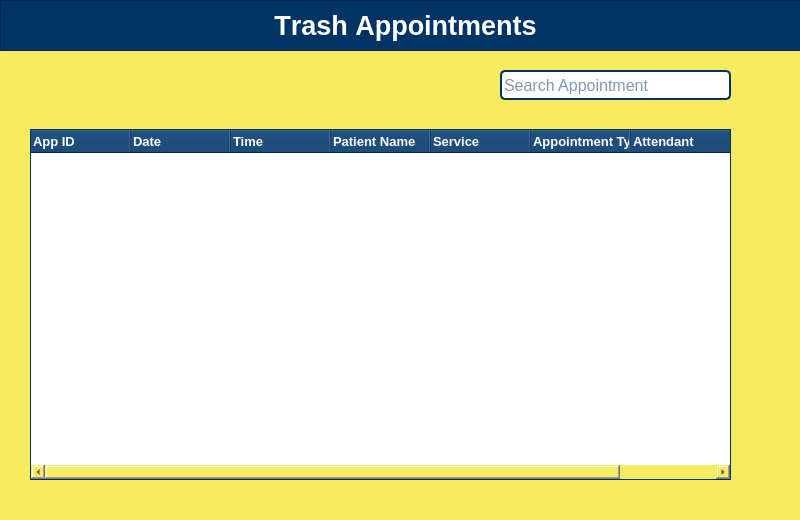
<?xml version="1.0" encoding="UTF-8"?>
<ui version="4.0">
 <class>Dialog</class>
 <widget class="QDialog" name="Dialog">
  <property name="geometry">
   <rect>
    <x>0</x>
    <y>0</y>
    <width>800</width>
    <height>520</height>
   </rect>
  </property>
  <property name="maximumSize">
   <size>
    <width>800</width>
    <height>520</height>
   </size>
  </property>
  <property name="windowTitle">
   <string>Dialog</string>
  </property>
  <property name="styleSheet">
   <string notr="true">background-color: rgb(246, 235, 97);</string>
  </property>
  <widget class="QWidget" name="widgetAppTrash" native="true">
   <property name="geometry">
    <rect>
     <x>0</x>
     <y>0</y>
     <width>801</width>
     <height>520</height>
    </rect>
   </property>
   <property name="styleSheet">
    <string notr="true">QWidget #widgetPatTrash {
	background-color:  rgb(246, 235, 97);
}</string>
   </property>
   <widget class="QLineEdit" name="lineEditSearchAppTrash">
    <property name="geometry">
     <rect>
      <x>500</x>
      <y>70</y>
      <width>231</width>
      <height>30</height>
     </rect>
    </property>
    <property name="font">
     <font>
      <family>Arial</family>
      <pointsize>12</pointsize>
     </font>
    </property>
    <property name="toolTipDuration">
     <number>-1</number>
    </property>
    <property name="styleSheet">
     <string notr="true">background-color: white;
color:  rgb(0, 51, 102);
border: 2px solid rgb(0, 51, 102);
border-radius: 5px;</string>
    </property>
    <property name="cursorPosition">
     <number>0</number>
    </property>
    <property name="alignment">
     <set>Qt::AlignLeading|Qt::AlignLeft|Qt::AlignVCenter</set>
    </property>
    <property name="placeholderText">
     <string>Search Appointment</string>
    </property>
    <property name="cursorMoveStyle">
     <enum>Qt::LogicalMoveStyle</enum>
    </property>
    <property name="clearButtonEnabled">
     <bool>false</bool>
    </property>
   </widget>
   <widget class="QTableWidget" name="tableWidgetAppTrash">
    <property name="geometry">
     <rect>
      <x>30</x>
      <y>129</y>
      <width>701</width>
      <height>351</height>
     </rect>
    </property>
    <property name="styleSheet">
     <string notr="true">QTableWidget {
    border: 1px solid  rgb(0, 51, 102);
    background-color: white;
    gridline-color: #dcdcdc;
}

QHeaderView::section {
    background-color: rgb(0, 51, 102);
    color: white;
    padding: 2px;
}

QTableWidget::item {
    font-size: 8px;
	padding-left: 2px;
}
</string>
    </property>
    <column>
     <property name="text">
      <string>App ID</string>
     </property>
     <property name="font">
      <font>
       <family>Arial</family>
       <pointsize>10</pointsize>
       <weight>75</weight>
       <bold>true</bold>
      </font>
     </property>
     <property name="textAlignment">
      <set>AlignLeading|AlignVCenter</set>
     </property>
    </column>
    <column>
     <property name="text">
      <string>Date</string>
     </property>
     <property name="font">
      <font>
       <family>Arial</family>
       <pointsize>10</pointsize>
       <weight>75</weight>
       <bold>true</bold>
      </font>
     </property>
     <property name="textAlignment">
      <set>AlignLeading|AlignVCenter</set>
     </property>
    </column>
    <column>
     <property name="text">
      <string>Time</string>
     </property>
     <property name="font">
      <font>
       <family>Arial</family>
       <pointsize>10</pointsize>
       <weight>75</weight>
       <bold>true</bold>
      </font>
     </property>
     <property name="textAlignment">
      <set>AlignLeading|AlignVCenter</set>
     </property>
    </column>
    <column>
     <property name="text">
      <string>Patient Name</string>
     </property>
     <property name="font">
      <font>
       <family>Arial</family>
       <pointsize>10</pointsize>
       <weight>75</weight>
       <bold>true</bold>
      </font>
     </property>
     <property name="textAlignment">
      <set>AlignLeading|AlignVCenter</set>
     </property>
    </column>
    <column>
     <property name="text">
      <string>Service</string>
     </property>
     <property name="font">
      <font>
       <family>Arial</family>
       <pointsize>10</pointsize>
       <weight>75</weight>
       <bold>true</bold>
      </font>
     </property>
     <property name="textAlignment">
      <set>AlignLeading|AlignVCenter</set>
     </property>
    </column>
    <column>
     <property name="text">
      <string>Appointment Type</string>
     </property>
     <property name="font">
      <font>
       <family>Arial</family>
       <pointsize>10</pointsize>
       <weight>75</weight>
       <bold>true</bold>
      </font>
     </property>
     <property name="textAlignment">
      <set>AlignLeading|AlignVCenter</set>
     </property>
    </column>
    <column>
     <property name="text">
      <string>Attendant</string>
     </property>
     <property name="font">
      <font>
       <family>Arial</family>
       <pointsize>10</pointsize>
       <weight>75</weight>
       <bold>true</bold>
      </font>
     </property>
     <property name="textAlignment">
      <set>AlignLeading|AlignVCenter</set>
     </property>
    </column>
   </widget>
   <widget class="QFrame" name="frame">
    <property name="geometry">
     <rect>
      <x>0</x>
      <y>0</y>
      <width>801</width>
      <height>51</height>
     </rect>
    </property>
    <property name="styleSheet">
     <string notr="true">background-color: rgb(0, 51, 102);
color: white;</string>
    </property>
    <property name="frameShape">
     <enum>QFrame::StyledPanel</enum>
    </property>
    <property name="frameShadow">
     <enum>QFrame::Raised</enum>
    </property>
    <widget class="QLabel" name="label">
     <property name="geometry">
      <rect>
       <x>210</x>
       <y>10</y>
       <width>391</width>
       <height>31</height>
      </rect>
     </property>
     <property name="font">
      <font>
       <family>Arial</family>
       <pointsize>20</pointsize>
       <weight>75</weight>
       <bold>true</bold>
       <kerning>false</kerning>
      </font>
     </property>
     <property name="text">
      <string>Trash Appointments</string>
     </property>
     <property name="alignment">
      <set>Qt::AlignCenter</set>
     </property>
    </widget>
   </widget>
  </widget>
 </widget>
 <resources/>
 <connections/>
</ui>
